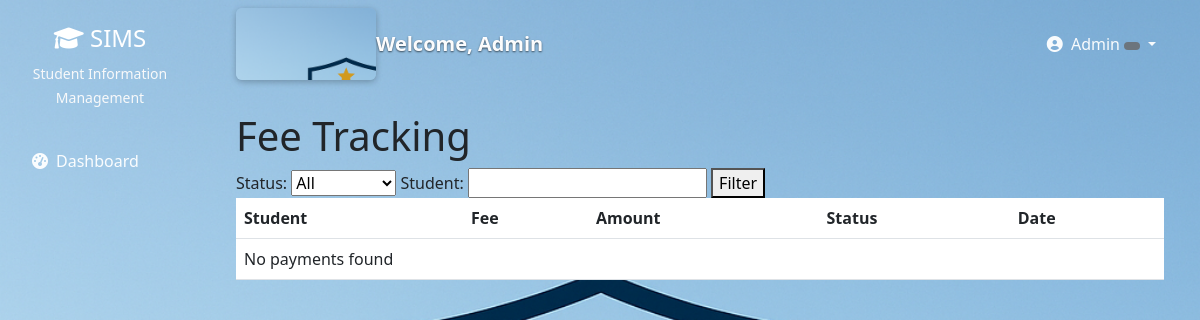
The page /finance/fee-tracking/ (signed in) on the database as committed earlier.
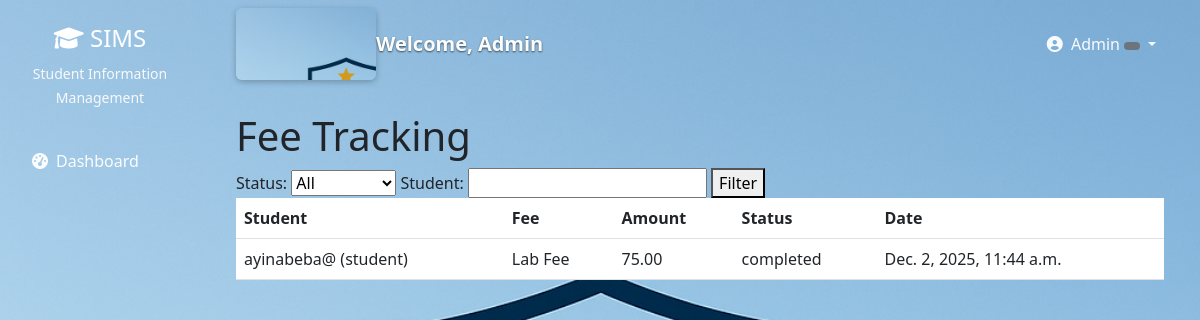
The same page on the database as committed later.
### payments/models.py (models this page shows, shortened)
class Payment(models.Model):
    student = models.ForeignKey(User, on_delete=models.CASCADE, limit_choices_to={'role': 'student'})
    fee_structure = models.ForeignKey(FeeStructure, on_delete=models.CASCADE)
    amount_paid = models.DecimalField(max_digits=10, decimal_places=2)
    payment_date = models.DateTimeField(auto_now_add=True)
    payment_method = models.CharField(max_length=50)
    transaction_id = models.CharField(max_length=100, unique=True)
    STATUS_CHOICES = (
        ('pending', 'Pending'),
        ('completed', 'Completed'),
        ('failed', 'Failed'),
    )
    status = models.CharField(max_length=20, choices=STATUS_CHOICES, default='pending')

class FeeStructure(models.Model):
    name = models.CharField(max_length=100)
    amount = models.DecimalField(max_digits=10, decimal_places=2)
    description = models.TextField()
    is_active = models.BooleanField(default=True)
    created_by = models.ForeignKey(User, on_delete=models.CASCADE)
    created_at = models.DateTimeField(auto_now_add=True)

### users/models.py (models this page shows)
class User(AbstractUser):
    ROLE_CHOICES = (
        ('admin', 'Administrator'),
        ('teacher', 'Teacher'),
        ('student', 'Student'),
        ('registrar', 'Registrar'),
        ('finance', 'Finance Officer'),
        ('parent', 'Parent'),
    )
    role = models.CharField(max_length=20, choices=ROLE_CHOICES)
    phone = models.CharField(max_length=15, blank=True)
    address = models.TextField(blank=True)
    date_of_birth = models.DateField(null=True, blank=True)
    profile_picture = models.ImageField(upload_to='profiles/', null=True, blank=True)
    is_approved = models.BooleanField(default=False)
    created_at = models.DateTimeField(auto_now_add=True)
    def __str__(self):
        return f"{self.username} ({self.role})"

### users/decorators.py (the view)
        def wrapper(request, *args, **kwargs):
            if request.user.is_authenticated:
                if request.user.role in allowed_roles or request.user.is_superuser:
                    return view_func(request, *args, **kwargs)
            messages.error(request, "You don't have permission to access this page.")
            return redirect('dashboard')

### finance/views.py (called while the page is built)
@finance_required
def fee_tracking(request):
    payments = Payment.objects.all().select_related('student', 'fee_structure').order_by('-payment_date')
    status_filter = request.GET.get('status')
    student_filter = request.GET.get('student')
    if status_filter:
        payments = payments.filter(status=status_filter)
    if student_filter:
        payments = payments.filter(student__username__icontains=student_filter)
    context = {
        'payments': payments,
        'status_choices': Payment.STATUS_CHOICES,
    }
    return render(request, 'finance/fee_tracking.html', context)

### finance/templates/finance/fee_tracking.html (shortened to what this page needs)
{% extends 'base.html' %}
{% block content %}
<h1>Fee Tracking</h1>
<form method="get">
  <label>Status: <select name="status"><option value="">All</option>{% for k,v in status_choices %}<option value="{{ k }}">{{ v }}</option>{% endfor %}</select></label>
  <label>Student: <input type="text" name="student" value="{{ request.GET.student }}"></label>
  <button type="submit">Filter</button>
</form>
<table class="table">
  <thead><tr><th>Student</th><th>Fee</th><th>Amount</th><th>Status</th><th>Date</th></tr></thead>
  <tbody>
  {% for p in payments %}
    <tr>
      <td>{{ p.student }}</td>
      <td>{{ p.fee_structure.name }}</td>
      <td>{{ p.amount_paid }}</td>
      <td>{{ p.status }}</td>
      <td>{{ p.payment_date }}</td>
    </tr>
  {% empty %}
    <tr><td colspan="5">No payments found</td></tr>
  {% endfor %}
  </tbody>
</table>
{% endblock %}

Rows that differ between the two databases and show on the page:
added Payment: student "ayinabeba@ (student)", fee_structure.name "Lab Fee", amount_paid "75.00", status "completed", payment_date "Dec. 2, 2025, 11:44 a.m."
Other text that changed with them:
text no longer shown: "No payments found"
